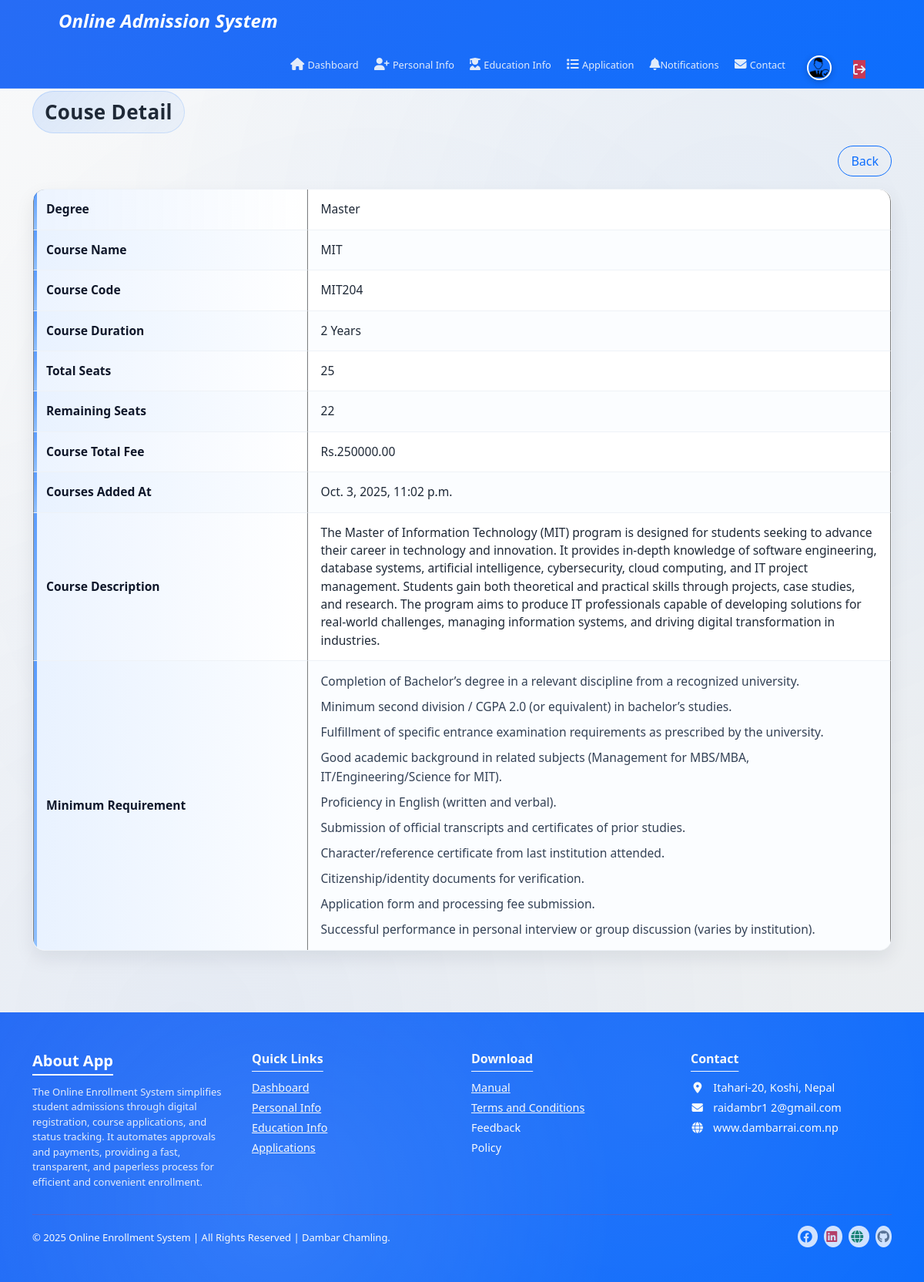
The app's page /select-course/3/ (signed in), older data.
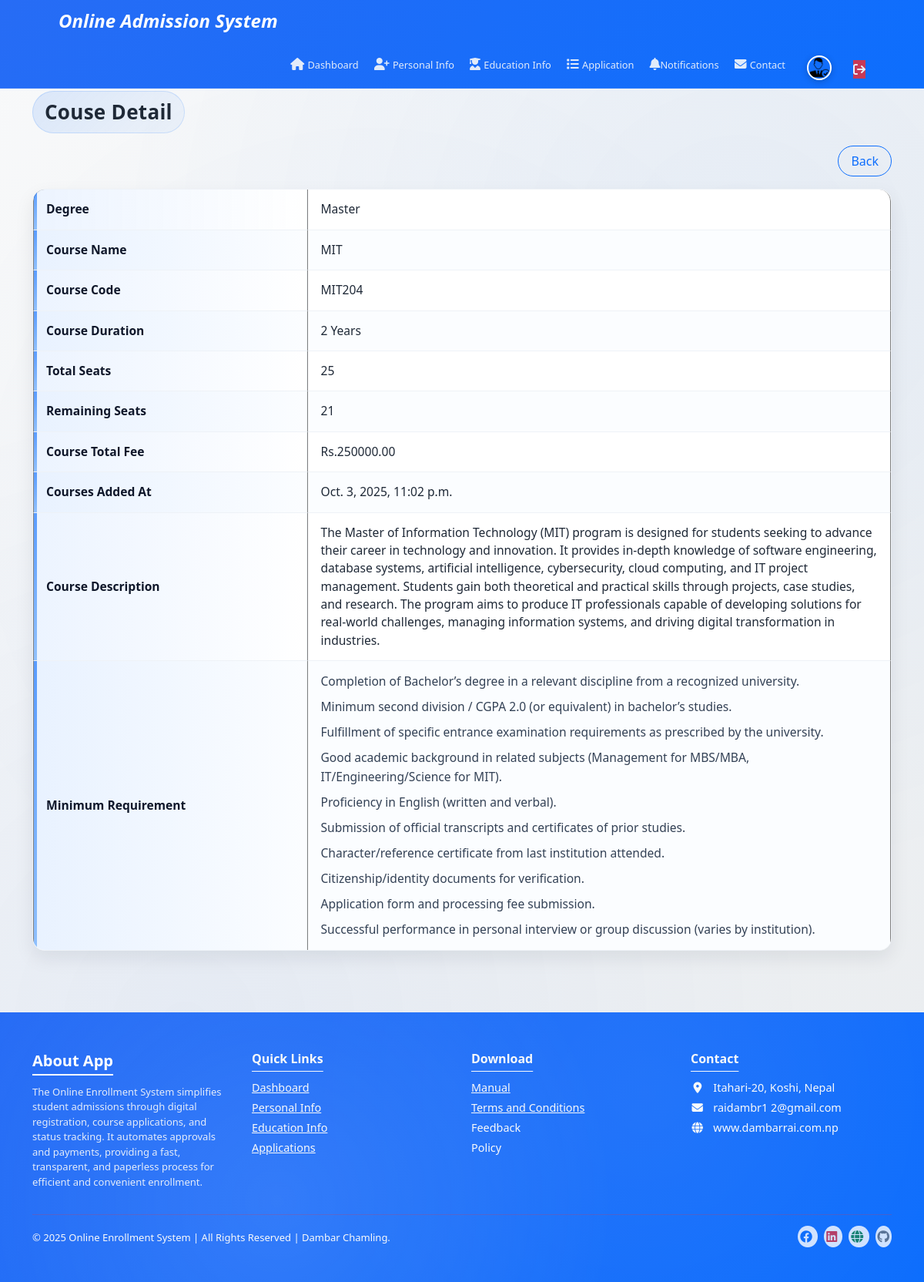
The same page, newer data.
### admissionapp/models.py (models this page shows, shortened)
class CourseDetails(models.Model):
    DEGREE_CHOICES = [
        ("Master", "Master"),
        ("Bachelor", "Bachelor"),
        ("Plus2", "Plus2"),
    ]
    COURSE_DURATION = [
        ("2 Years", "2 Years"),
        ("3 Years", "3 Years"),
        ("4 Years", "4 Years"),
        ("5 Years", "5 Years"),
    ]
    degree = models.CharField(max_length=50, choices=DEGREE_CHOICES)
    course_name = models.CharField(max_length=10, unique=True,
                                   verbose_name="Course Name(short form)")
    course_full_name = models.CharField(max_length=100, unique=True, blank=True,
                                    verbose_name="Course Full Name")
    course_code = models.CharField(max_length=10, unique=True)
    course_duration = models.CharField(max_length=10, choices=COURSE_DURATION)
    total_seats = models.PositiveIntegerField(default=40)
    seats_filled = models.PositiveIntegerField(default=0)
    course_fee = models.DecimalField(max_digits=10, decimal_places=2, default=0)
    course_add_date = models.DateTimeField(auto_now_add=True, blank=True, null=True)
    course_desc = models.TextField(blank=True, help_text="Overview, curriculum etc"
                                   ,verbose_name="Course Description")
    min_requirement = models.TextField(
        blank=True,
        verbose_name="Minimum Requirement",
        help_text="Write as bullet sentences",
    )
    bg_pic = models.ImageField(
        upload_to=course_bg_upload_path,
        blank=True,
        null=True,
        help_text="Upload a background image for the course",
        verbose_name="Background Picture"
    )
    @property
    def remaining_seat(self):
        return self.total_seats - self.seats_filled

### admissionapp/views.py (the view)
# urls.py: path("select-course/<int:pk>/", views.select_course, name="select_course"),
def select_course(request, pk):
    course_info = get_object_or_404(CourseDetails, pk=pk)
    application_exists = Application.objects.filter(
        user=request.user, application_status='pending'
    ).exists()
    has_personal_info = PersonalInfo.objects.filter(
        user=request.user
    ).exists()
    has_edu_info = EducationalInfo.objects.filter(
        user=request.user
    ).exists()
    context = {
        "course_info": course_info,
        "has_personal_info": has_personal_info,
        "has_edu_info": has_edu_info,
        "application_exists": application_exists,
    }
    return render(request, "student/select_course.html", context)

### admissionapp/context_processors.py (called while the page is built)
def profile_flags(request):
    if not request.user.is_authenticated:
        return {}
    personal_done = PersonalInfo.objects.filter(user=request.user).exists()
    edu_done = EducationalInfo.objects.filter(user=request.user).exists()
    return {
        "personal_done": personal_done,
        "edu_done": edu_done,
        "profile_ready": personal_done and edu_done,
    }

### templates/student/select_course.html (shortened to what this page needs)
{% extends 'student/student_base.html' %}
{% load static %}
{% load humanize %}
{% block css %}
  <link rel="stylesheet" href="{% static 'css/student/select_course.css' %}" />
{% endblock %}
{% block body %}
  <div class="course-select-container container">
    <div class="course-select-title py-2">Couse Detail</div>
    <div class="back-btn text-end">
      <a href="{% url 'student_dashboard' %}" class="btn btn-outline-primary my-3">Back</a>
    </div>
    <div class="course">
      <table class="table-bordered">
            <tr>
                <th>Degree</th><td>{{ course_info.degree }}</td>
            </tr>
            <tr>
                <th>Course Name</th><td>{{ course_info.course_name}}</td>
            </tr>
            <tr>
                <th>Course Code</th><td>{{ course_info.course_code}}</td>
            </tr>
             <tr>
                <th>Course Duration</th><td>{{ course_info.course_duration}}</td>
            </tr>
             <tr>
                <th>Total Seats</th><td>{{ course_info.total_seats}}</td>
            </tr>
            <tr>
                <th>Remaining Seats</th><td>{{ course_info.remaining_seat}}</td>
            </tr>
             <tr>
                <th>Course Total Fee</th><td>Rs.{{ course_info.course_fee}}</td>
            </tr>
             <tr>
                <th>Courses Added At</th><td>{{ course_info.course_add_date}}</td>
            </tr>
            <tr>
                <th>Course Description</th><td>{{ course_info.course_desc}}</td>
            </tr>
            <tr>
                <th>Minimum Requirement</th><td>
                  {{ course_info.min_requirement|default:"No Specific requirements."|linebreaks}}</td>
            </tr>
        </table>
    </div>
  </div>
{% endblock %}

Row changes from the older to the newer data that the page shows:
changed CourseDetails "Master": remaining_seat "22" → "21"
